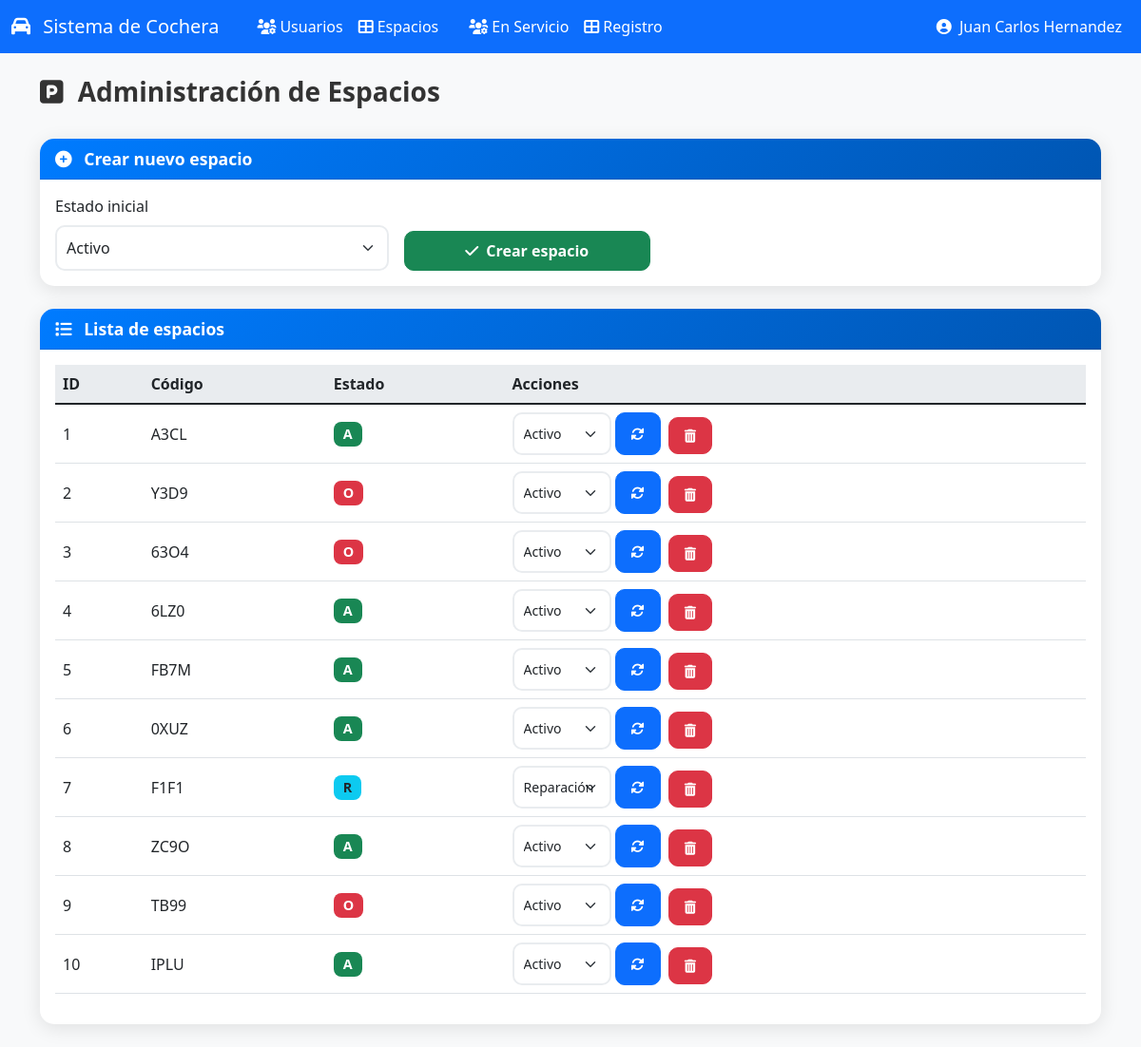
Page /public/espacios.php (signed in) on the committed database.
### tables this page shows
CREATE TABLE `espacios` (
  `id_espacio` int NOT NULL AUTO_INCREMENT,
  `estado` char(1) DEFAULT NULL,
  `codigo` varchar(10) DEFAULT NULL,
  PRIMARY KEY (`id_espacio`)
);

### app/includes/auth.php (called while the page is built, shortened)
<?php
require_once __DIR__ . '/db.php';
function estaAutenticado() {
    return isset($_SESSION['user_id']) && !empty($_SESSION['user_id']);
}
function obtenerUsuarioActual() {
    return [
        'id_usuario' => $_SESSION['user_id'],
        'nombre' => $_SESSION['user_nombre'],
        'usuario' => $_SESSION['user_usuario'],
        'cargo' => $_SESSION['user_cargo']
    ];
}
function esAdmin() {
    return estaAutenticado() && $_SESSION['user_cargo'] === 'A';
}
?>

### app/includes/db.php (called while the page is built, shortened)
<?php
$pdo = null;
function getConexion() {
    global $pdo, $conexion_error;
    if ($pdo === null) {
        try {
            $dsn = "mysql:host=" . DB_HOST . ";dbname=" . DB_NAME . ";charset=" . DB_CHARSET;
            $opciones = [
                PDO::ATTR_ERRMODE            => PDO::ERRMODE_EXCEPTION,
                PDO::ATTR_DEFAULT_FETCH_MODE => PDO::FETCH_ASSOC,
                PDO::ATTR_EMULATE_PREPARES   => false,
                PDO::MYSQL_ATTR_INIT_COMMAND => "SET NAMES " . DB_CHARSET
            ];
            $pdo = new PDO($dsn, DB_USER, DB_PASS, $opciones);
        } catch (PDOException $e) {
            $conexion_error = "Error de conexión: " . $e->getMessage();
            $pdo = null;
        }
    }
    return $pdo;
}
function ejecutarConsulta($sql, $params = []) {
    try {
        $pdo = getConexion();
        $stmt = $pdo->prepare($sql);
        $stmt->execute($params);
        return $stmt;
    } catch (PDOException $e) {
        error_log("Error en consulta: " . $e->getMessage());
        return false;
    }
}
?>

### public/espacios.php (the view, shortened to what this page needs)
<?php
require_once __DIR__ . '/../app/includes/auth.php';
require_once __DIR__ . '/../app/includes/db.php';
$usuario = obtenerUsuarioActual();
$stmt = ejecutarConsulta("SELECT id_espacio,codigo,estado FROM espacios ORDER BY id_espacio");
$espacios = $stmt ? $stmt->fetchAll() : [];
?>
<!DOCTYPE html>
<html lang="es">
<head>
    <link href="https://cdn.jsdelivr.net/npm/bootstrap@5.1.3/dist/css/bootstrap.min.css" rel="stylesheet">
    <link href="https://cdnjs.cloudflare.com/ajax/libs/font-awesome/6.0.0/css/all.min.css" rel="stylesheet">
</head>
<body>
    <nav class="navbar navbar-expand-lg navbar-dark bg-primary">
        <div class="container-fluid">
            <a class="navbar-brand" href="dashboard.php">
                <i class="fas fa-car me-2"></i>
                Sistema de Cochera
            </a>
            <div class="navbar-nav ms-3">
                <?php if (esAdmin()):
                ?>
                    <a class="nav-link text-white" href="usuarios.php">
                        <i class="fas fa-users-cog me-1"></i>Usuarios
                    </a>
                    <a class="nav-link text-white" href="espacios.php">
                        <i class="fas fa-th-large me-1"></i>Espacios
                    </a>
                <?php endif; ?>
            </div>
            <div class="navbar-nav ms-3">
                <a class="nav-link text-white" href="servicio.php">
                    <i class="fas fa-users-cog me-1"></i>En Servicio
                </a>
                <a class="nav-link text-white" href="registro.php">
                    <i class="fas fa-th-large me-1"></i>Registro
                </a>
            </div>
            <div class="navbar-nav ms-auto">
                <a class="nav-link text-white" href="#" data-bs-toggle="modal" data-bs-target="#usuarioModal">
                    <i class="fas fa-user-circle me-1"></i>
                    <?= $usuario['nombre']; ?>
                </a>
            </div>
        </div>
    </nav>
    <div class="container py-4">
        <div class="d-flex justify-content-between align-items-center mb-4">
            <h3><i class="fas fa-parking me-2"></i> Administración de Espacios</h3>
        </div>
        <div class="card mb-4">
            <div class="card-header">
                <i class="fas fa-plus-circle me-2"></i> Crear nuevo espacio
            </div>
            <div class="card-body">
                <form method="post" class="row g-3">
                    <div class="col-md-4">
                        <label class="form-label">Estado inicial</label>
                        <select name="estado" class="form-select">
                            <option value="A">Activo</option>
                        </select>
                    </div>
                    <div class="col-md-3 d-flex align-items-end">
                        <button class="btn btn-success w-100">
                            <i class="fas fa-check me-1"></i> Crear espacio
                        </button>
                    </div>
                </form>
            </div>
        </div>
        <div class="card">
            <div class="card-header">
                <i class="fas fa-list me-2"></i> Lista de espacios
            </div>
            <div class="card-body">
                <div class="table-responsive">
                    <table class="table table-hover align-middle">
                        <thead>
                            <tr>
                                <th>ID</th>
                                <th>Código</th>
                                <th>Estado</th>
                                <th>Acciones</th>
                            </tr>
                        </thead>
                        <tbody>
                            <?php foreach ($espacios as $e): ?>
                                <tr>
                                    <td><?= $e['id_espacio']; ?></td>
                                    <td><?= htmlspecialchars($e['codigo']); ?></td>
                                    <td>
                                        <span class="badge
                                        <?= $e['estado'] == 'A' ? 'bg-success' : ($e['estado'] == 'I' ? 'bg-warning text-dark' : ($e['estado'] == 'R' ? 'bg-info text-dark' : 'bg-danger')); ?>
                                    ">
                                            <?= $e['estado']; ?>
                                        </span>
                                    </td>
                                    <td>
                                        <form method="post" class="d-inline-flex">
                                            <select name="estado_sel" class="form-select form-select-sm me-1">
                                                <option value="A" <?= $e['estado'] == 'A' ? 'selected' : ''; ?>>Activo</option>
                                                <option value="R" <?= $e['estado'] == 'R' ? 'selected' : ''; ?>>Reparación</option>
                                            </select>
                                            <button class="btn btn-sm btn-primary">
                                                <i class="fas fa-sync-alt"></i>
                                            </button>
                                        </form>
                                        <form method="post"
                                            class="d-inline-block ms-1"
                                            onsubmit="return confirm('¿Marcar este espacio como eliminado?')">
                                            <button class="btn btn-sm btn-danger">
                                                <i class="fas fa-trash-alt"></i>
                                            </button>
                                        </form>
                                    </td>
                                </tr>
                            <?php endforeach; ?>
                        </tbody>
                    </table>
                </div>
            </div>
        </div>
    </div>
</body>
</html>

### public/espacios.php (style rules this page uses)
body { background-color: #f8f9fa; font-family: 'Segoe UI', Tahoma, Geneva, Verdana, sans-serif; }
h3 { font-weight: bold; color: #333; }
.card { border: none; border-radius: 15px; box-shadow: 0 4px 20px rgba(0, 0, 0, 0.1); transition: transform 0.3s ease; }
.card-header { background: linear-gradient(135deg, #007bff 0%, #0056b3 100%); color: white; border-radius: 15px 15px 0 0 !important; font-weight: bold; font-size: 1.1rem; }
.table thead { background-color: #e9ecef; font-weight: 600; }
.form-control, .form-select { border-radius: 10px; border: 2px solid #e9ecef; padding: 10px; transition: .3s; }
.btn { border-radius: 10px; padding: 8px 16px; font-weight: 600; transition: .3s; }
.badge { font-size: 0.9rem; padding: 6px 10px; border-radius: 8px; }

### rows in the picture
espacios: id_espacio "1", codigo "A3CL", estado "A", estado_sel "Activo"
espacios: id_espacio "2", codigo "Y3D9", estado "O"
espacios: id_espacio "3", codigo "63O4", estado "O"
espacios: id_espacio "4", codigo "6LZ0", estado "A", estado_sel "Activo"
espacios: id_espacio "5", codigo "FB7M", estado "A", estado_sel "Activo"
espacios: id_espacio "6", codigo "0XUZ", estado "A", estado_sel "Activo"
espacios: id_espacio "7", codigo "F1F1", estado "R", estado_sel "Reparación"
espacios: id_espacio "8", codigo "ZC9O", estado "A", estado_sel "Activo"
espacios: id_espacio "9", codigo "TB99", estado "O"
espacios: id_espacio "10", codigo "IPLU", estado "A", estado_sel "Activo"

### other values in the picture
$usuario['nombre'] "Juan Carlos Hernandez"
